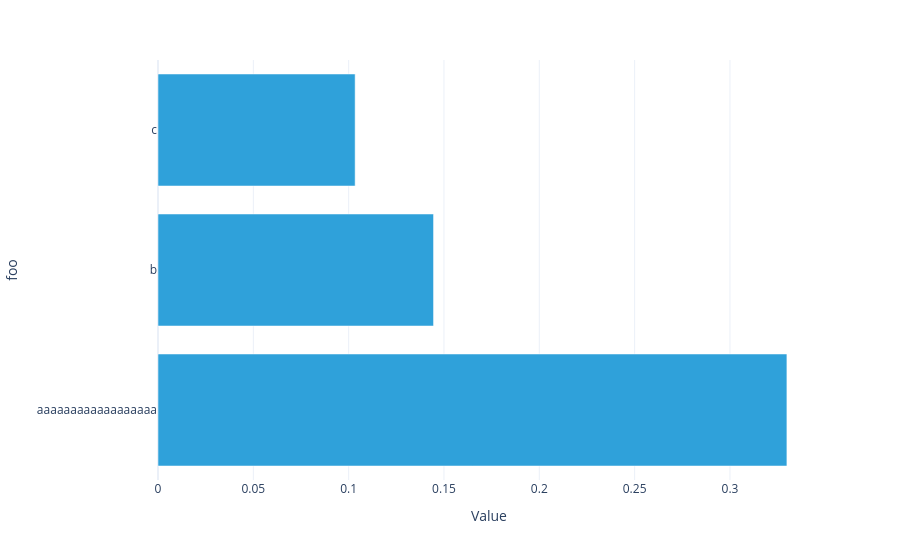

Write notebook code for a chart like this one.
### Code cell
U1.visualize()

### Figure 1 — Plotly figure (JSON) as saved in the notebook; plotly's stock layout.template omitted (floating-point values rounded to 4 significant figures)
{"data": [{"hovertemplate": "Value=%{x}<br>foo=%{y}<extra></extra>", "legendgroup": "", "marker": {"color": "#2fa1da", "pattern": {"shape": ""}}, "name": "", "orientation": "h", "showlegend": false, "textposition": "auto", "type": "bar", "x": [0.3299, 0.1445, 0.1034], "xaxis": "x", "y": ["aaaaaaaaaaaaaaaaaa", "b", "c"], "yaxis": "y"}], "layout": {"barmode": "relative", "legend": {"title": {}, "tracegroupgap": 0}, "margin": {"t": 60}, "xaxis": {"anchor": "y", "domain": [0, 1], "title": {"text": "Value"}}, "yaxis": {"anchor": "x", "domain": [0, 1], "title": {"text": "foo"}}}}
